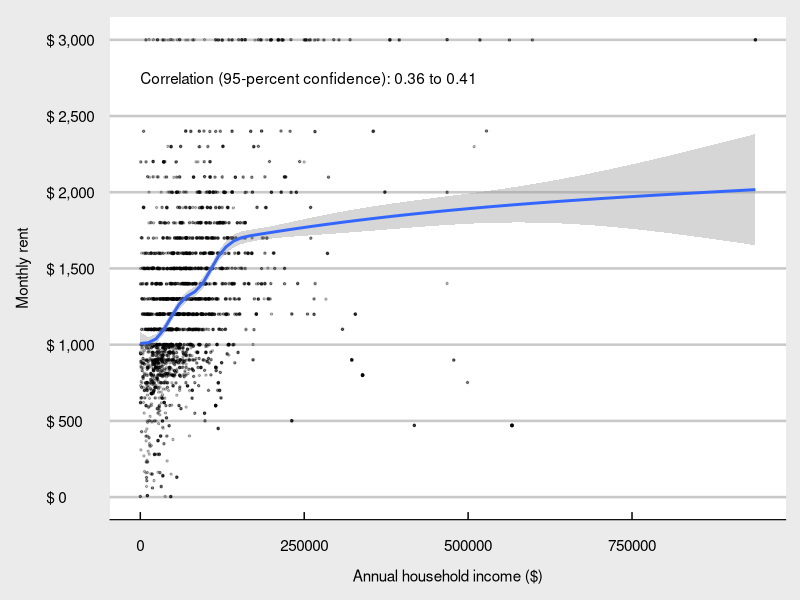
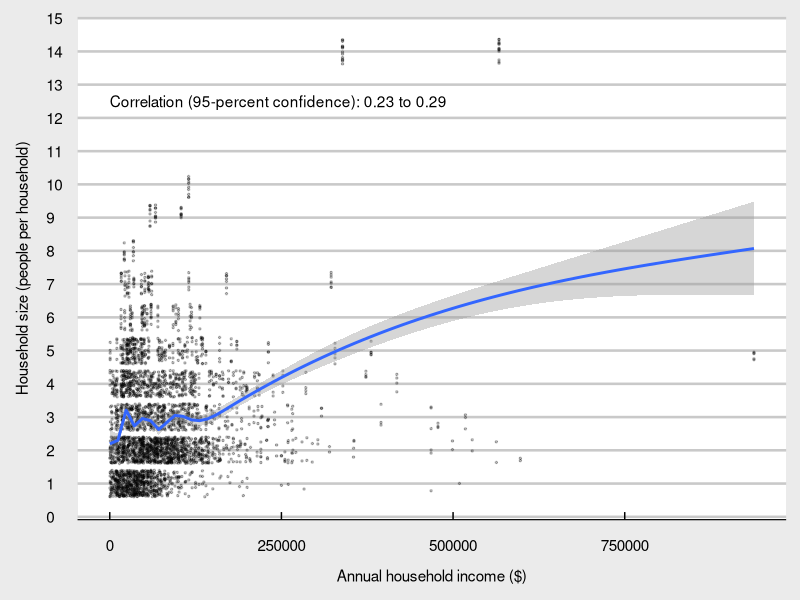
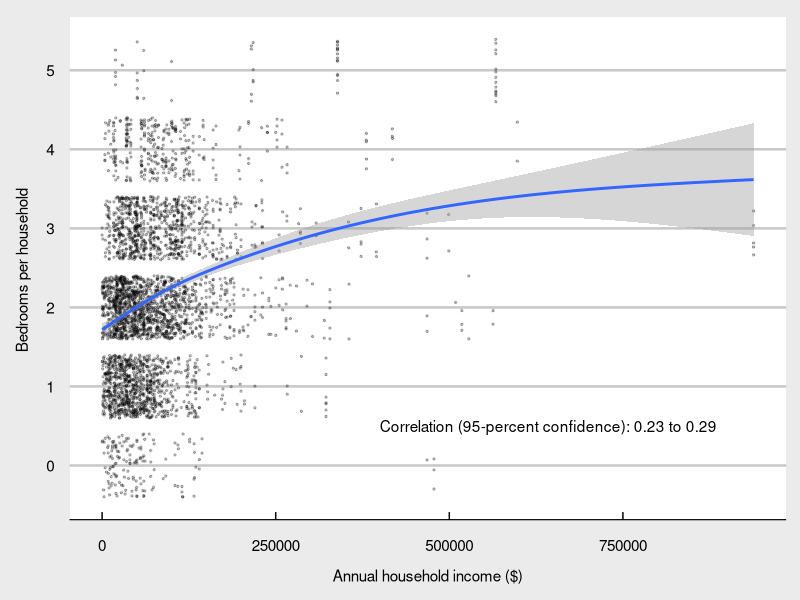
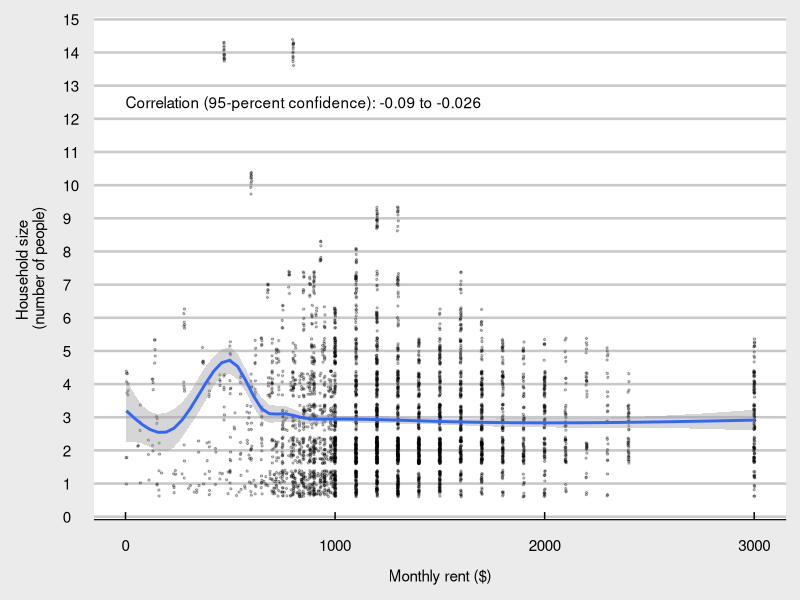
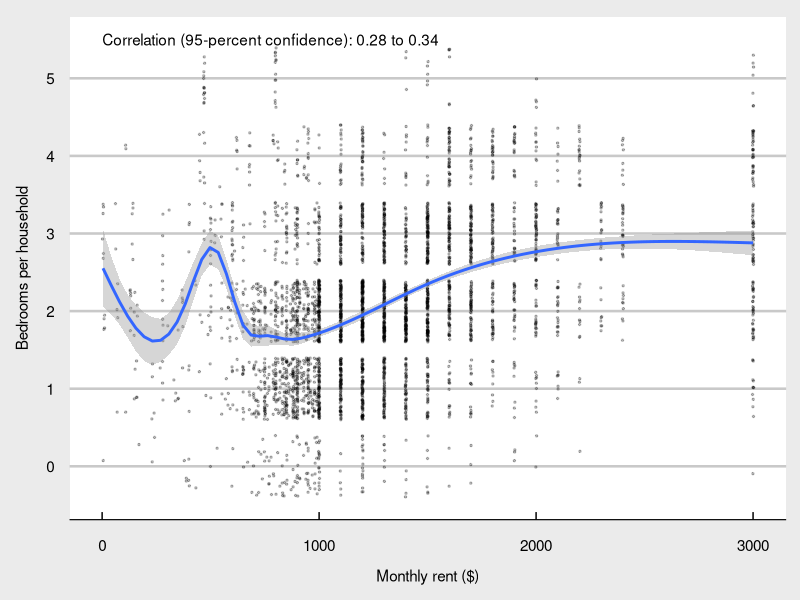
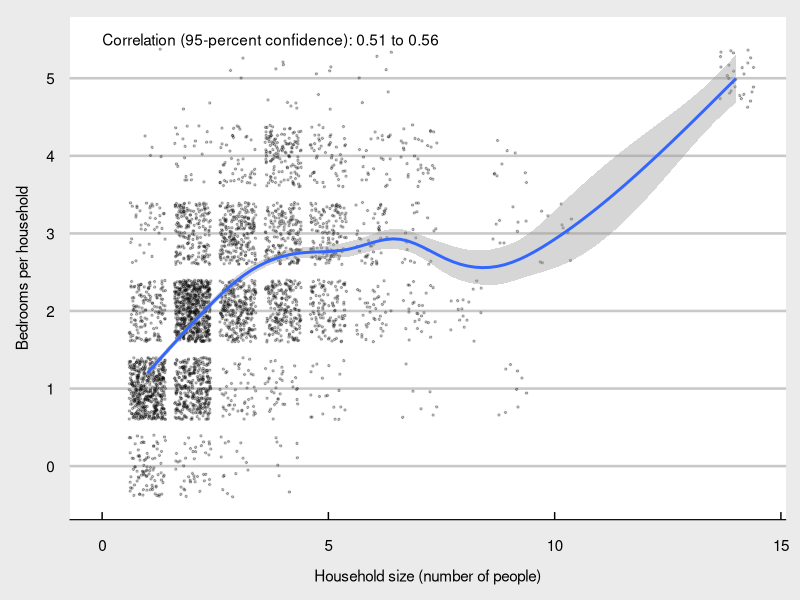
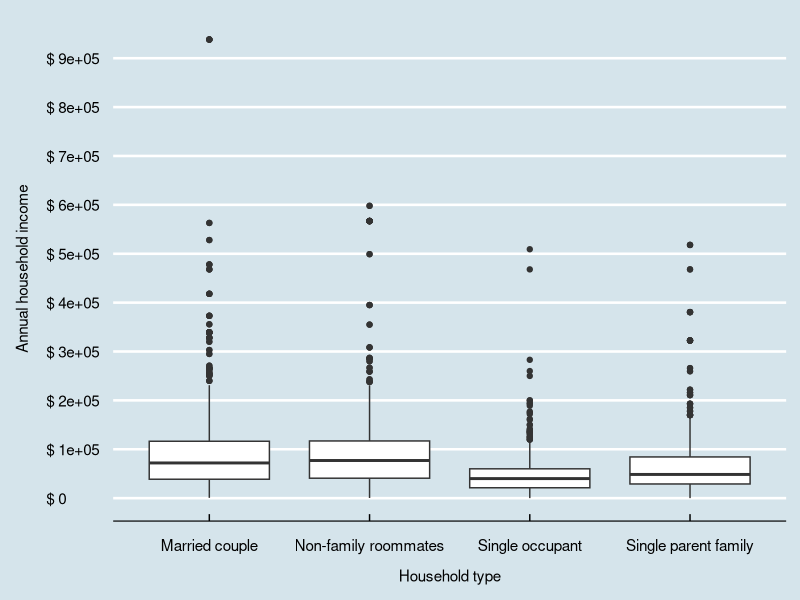
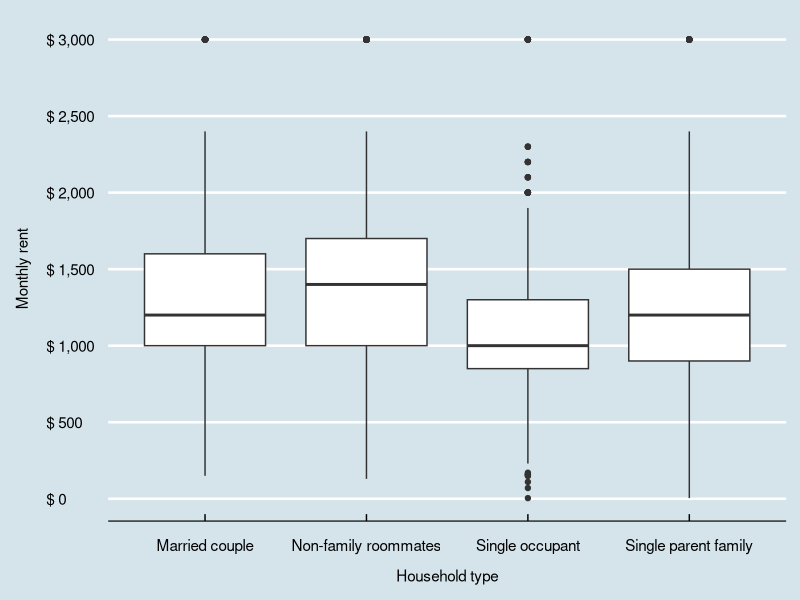

The R source for these figures, in order:
## ---- chunk 1
library(tidyverse)
library(ggplot2)
library(ggthemes)
library(viridis)
## ---- chunk 2
hh_data_a3 <- read.csv("TravisHH.csv") %>% 
  mutate(HHT_2 = case_when(
    HHT_label=="Married couple household"~"Married couple",
    HHT_label=="Other family household: Female householder, no spouse present"~"Single parent family",
    HHT_label=="Other family household: Male householder, no spouse present"~"Single parent family",
    HHT_label=="Nonfamily household: Male householder: Not living alone"~"Non-family roommates",
    HHT_label=="Nonfamily household: Female householder: Not living alone"~"Non-family roommates",
    HHT_label=="Nonfamily household: Female householder: Living alone"~"Single occupant",
    HHT_label=="Nonfamily household: Male householder: Living alone"~"Single occupant"))
## ---- chunk 3
correlation1 <- cor.test(hh_data_a3$HINCP, hh_data_a3$RNTP)

correlation1
## ---- chunk 4
ggplot(hh_data_a3, aes(x = HINCP, y = RNTP)) +
  geom_point(size = 0.5, alpha = 0.25, position = "jitter") +
  geom_smooth() +
  theme_economist_white() +
  scale_x_continuous(name = "\nAnnual household income ($)") +
  scale_y_continuous(name = "Monthly rent\n",
                     breaks = seq(0, 3000, by = 500),
                     labels = paste("$",
                                    prettyNum(seq(0, 3000, by = 500),
                                              big.mark = ","))) +
  annotate(geom = "text", x = 0, y = 2750,
           label = paste("Correlation (95-percent confidence):",
                         prettyNum(correlation1$conf.int[1], digits = 2),
                                    "to",
                                    prettyNum(correlation1$conf.int[2], digits = 2)),
                     hjust = 0)
## ---- chunk 5
correlation2 <- cor.test(hh_data_a3$HINCP, hh_data_a3$NP)

correlation2
## ---- chunk 6
ggplot(hh_data_a3, aes(x = HINCP, y = NP)) +
  geom_point(size = 0.5, alpha = 0.25, position = "jitter") +
  geom_smooth() +
  theme_economist_white() +
  scale_x_continuous(name = "\nAnnual household income ($)") +
  scale_y_continuous(name = "Household size (people per household)\n",
                     breaks = seq(0, 15, by = 1)) +
  annotate(geom = "text", x = 0, y = 12.5,
           label = paste("Correlation (95-percent confidence):",
                         prettyNum(correlation2$conf.int[1], digits = 2),
                                    "to",
                                    prettyNum(correlation2$conf.int[2], digits = 2)),
                     hjust = 0)
## ---- chunk 7
correlation3 <- cor.test(hh_data_a3$HINCP, hh_data_a3$BDSP)

correlation3
## ---- chunk 8
ggplot(hh_data_a3, aes(x = HINCP, y = BDSP)) +
  geom_point(size = 0.5, alpha = 0.25, position = "jitter") +
  geom_smooth() +
  theme_economist_white() +
  scale_x_continuous(name = "\nAnnual household income ($)") +
  scale_y_continuous(name = "Bedrooms per household \n",
                     breaks = seq(0, 6, by = 1)) +
  annotate(geom = "text", x = 400000, y = 0.5,
           label = paste("Correlation (95-percent confidence):",
                         prettyNum(correlation3$conf.int[1], digits = 2),
                                    "to",
                                    prettyNum(correlation3$conf.int[2], digits = 2)),
                     hjust = 0)
## ---- chunk 9
correlation4 <- cor.test(hh_data_a3$RNTP, hh_data_a3$NP)

correlation4
## ---- chunk 10
ggplot(hh_data_a3, aes(x = RNTP, y = NP)) +
  geom_point(size = 0.5, alpha = 0.25, position = "jitter") +
  geom_smooth() +
  theme_economist_white() +
  scale_x_continuous(name = "\nMonthly rent ($)") +
  scale_y_continuous(name = "Household size \n(number of people)\n",
                     breaks = seq(0, 15, by = 1)) +
  annotate(geom = "text", x = 0, y = 12.5,
           label = paste("Correlation (95-percent confidence):",
                         prettyNum(correlation4$conf.int[1], digits = 2),
                                    "to",
                                    prettyNum(correlation4$conf.int[2], digits = 2)),
                     hjust = 0)
## ---- chunk 11
correlation5 <- cor.test(hh_data_a3$RNTP, hh_data_a3$BDSP)

correlation5
## ---- chunk 12
ggplot(hh_data_a3, aes(x = RNTP, y = BDSP)) +
  geom_point(size = 0.5, alpha = 0.25, position = "jitter") +
  geom_smooth() +
  theme_economist_white() +
  scale_x_continuous(name = "\nMonthly rent ($)") +
  scale_y_continuous(name = "Bedrooms per household\n",
                     breaks = seq(0, 5, by = 1)) +
  annotate(geom = "text", x = 0, y = 5.5,
           label = paste("Correlation (95-percent confidence):",
                         prettyNum(correlation5$conf.int[1], digits = 2),
                                    "to",
                                    prettyNum(correlation5$conf.int[2], digits = 2)),
                     hjust = 0)
## ---- chunk 13
correlation6 <- cor.test(hh_data_a3$NP, hh_data_a3$BDSP)

correlation6
## ---- chunk 14
ggplot(hh_data_a3, aes(x = NP, y = BDSP)) +
  geom_point(size = 0.5, alpha = 0.25, position = "jitter") +
  geom_smooth() +
  theme_economist_white() +
  scale_x_continuous(name = "\nHousehold size (number of people)") +
  scale_y_continuous(name = "Bedrooms per household\n",
                     breaks = seq(0, 6, by = 1)) +
  annotate(geom = "text", x = 0, y = 5.5,
           label = paste("Correlation (95-percent confidence):",
                         prettyNum(correlation6$conf.int[1], digits = 2),
                                    "to",
                                    prettyNum(correlation6$conf.int[2], digits = 2)),
                     hjust = 0)
## ---- chunk 15
chi_sq <- chisq.test(hh_data_a3$BLDG_AGE_dec, hh_data_a3$HHT_2) 

chi_sq
## ---- chunk 16
chi_sq$observed
## ---- chunk 17
chi_sq$expected
## ---- chunk 18
anova1 <- aov(HINCP ~ HHT_2, data = hh_data_a3)

summary(anova1)

## ---- chunk 19
differences1 <- TukeyHSD(anova1)

as_tibble(cbind(pair = row.names(differences1$HHT_2),
                differences1$HHT_2))

## ---- chunk 20
ggplot(hh_data_a3, aes(x = HHT_2, y = HINCP)) +
  geom_boxplot() +
  theme_economist() +
  theme(axis.text.x = element_text(angle = 0)) +
  scale_x_discrete(name = "\nHousehold type") +
  scale_y_continuous(name = "Annual household income\n", 
                     breaks = seq(0, 1000000, by = 100000),
                     labels = paste("$", 
                                    prettyNum(seq(0, 1000000, by = 100000),
                                              big.mark = ",")))

## ---- chunk 21
anova2 <- aov(RNTP ~ HHT_2, data = hh_data_a3)

summary(anova2)

## ---- chunk 22
differences2 <- TukeyHSD(anova2)

as_tibble(cbind(pair = row.names(differences2$HHT_2),
                differences2$HHT_2))

## ---- chunk 23
ggplot(hh_data_a3, aes(x = HHT_2, y = RNTP)) +
  geom_boxplot() +
  theme_economist() +
  theme(axis.text.x = element_text(angle = 0)) +
  scale_x_discrete(name = "\nHousehold type") +
  scale_y_continuous(name = "Monthly rent\n", 
                     breaks = seq(0, 3000, by = 500),
                     labels = paste("$", 
                                    prettyNum(seq(0, 3000, by = 500),
                                              big.mark = ",")))

## ---- chunk 24
anova3 <- aov(NP ~ HHT_2, data = hh_data_a3)

summary(anova3)

## ---- chunk 25
differences3 <- TukeyHSD(anova3)

as_tibble(cbind(pair = row.names(differences3$HHT_2),
                differences3$HHT_2))

## ---- chunk 26
ggplot(hh_data_a3, aes(x = HHT_2, y = NP)) +
  geom_boxplot() +
  theme_economist() +
  theme(axis.text.x = element_text(angle = 0)) +
  scale_x_discrete(name = "\nHousehold type") +
  scale_y_continuous(name = "Household size (people)\n", 
                     breaks = seq(0, 15, by = 1),
                     labels = paste(prettyNum(seq(0, 15, by = 1))))

## ---- chunk 27
anova4 <- aov(BDSP ~ HHT_2, data = hh_data_a3)

summary(anova4)

## ---- chunk 28
differences4 <- TukeyHSD(anova4)

as_tibble(cbind(pair = row.names(differences4$HHT_2),
                differences4$HHT_2))

## ---- chunk 29
ggplot(hh_data_a3, aes(x = HHT_2, y = BDSP)) +
  geom_boxplot() +
  theme_economist() +
  theme(axis.text.x = element_text(angle = 0)) +
  scale_x_discrete(name = "\nHousehold type") +
  scale_y_continuous(name = "Bedrooms per household\n", 
                     breaks = seq(0, 6, by = 1),
                     labels = paste(prettyNum(seq(0, 6, by = 1))))

## ---- chunk 30
anova5 <- aov(HINCP ~ BLDG_AGE_dec, data = hh_data_a3)

summary(anova5)

## ---- chunk 31
differences5 <- TukeyHSD(anova5)

as_tibble(cbind(pair = row.names(differences5$BLDG_AGE_dec),
                differences5$BLDG_AGE_dec))

## ---- chunk 32
ggplot(hh_data_a3, aes(x = BLDG_AGE_dec, y = HINCP)) +
  geom_boxplot() +
  theme_economist() +
  theme(axis.text.x = element_text(angle = 0)) +
  scale_x_discrete(name = "\nDecade of construction") +
  scale_y_continuous(name = "Annual household income\n", 
                     breaks = seq(0, 1000000, by = 100000),
                     labels = paste("$",
                                    prettyNum(seq(0, 1000000, by = 100000))))

## ---- chunk 33
ggplot(hh_data_a3, aes(x = BLDG_AGE_dec, y = HINCP)) +
  geom_boxplot() +
  theme_economist() +
  theme(axis.text.x = element_text(angle = 0)) +
  scale_x_discrete(name = "\nDecade of construction") +
  scale_y_log10(name = "Annual household income\n", 
                     breaks = c(0, 100, 1000, 10000, 100000, 1000000),
                     labels = paste("$",
                                    prettyNum(c(0, 100, 1000, 10000, 100000, 1000000))))

## ---- chunk 34
anova6 <- aov(RNTP ~ BLDG_AGE_dec, data = hh_data_a3)

summary(anova6)

## ---- chunk 35
differences6 <- TukeyHSD(anova6)

as_tibble(cbind(pair = row.names(differences6$BLDG_AGE_dec),
                differences6$BLDG_AGE_dec))

## ---- chunk 36
ggplot(hh_data_a3, aes(x = BLDG_AGE_dec, y = RNTP)) +
  geom_boxplot() +
  theme_economist() +
  theme(axis.text.x = element_text(angle = 0)) +
  scale_x_discrete(name = "\nDecade of construction") +
  scale_y_continuous(name = "Monthly rent\n", 
                     breaks = seq(0, 3000, by = 500),
                     labels = paste("$",
                                    prettyNum(seq(0, 3000, by = 500))))

## ---- chunk 37
anova7 <- aov(NP ~ BLDG_AGE_dec, data = hh_data_a3)

summary(anova7)

## ---- chunk 38
differences7 <- TukeyHSD(anova7)

as_tibble(cbind(pair = row.names(differences7$BLDG_AGE_dec),
                differences7$BLDG_AGE_dec))

## ---- chunk 39
ggplot(hh_data_a3, aes(x = BLDG_AGE_dec, y = NP)) +
  geom_boxplot() +
  theme_economist() +
  theme(axis.text.x = element_text(angle = 0)) +
  scale_x_discrete(name = "\nDecade of construction") +
  scale_y_continuous(name = "Household size (people)\n", 
                     breaks = seq(0, 15, by = 1),
                     labels = paste(prettyNum(seq(0, 15, by = 1))))

## ---- chunk 40
anova8 <- aov(BDSP ~ BLDG_AGE_dec, data = hh_data_a3)

summary(anova8)

## ---- chunk 41
differences8 <- TukeyHSD(anova8)

as_tibble(cbind(pair = row.names(differences8$BLDG_AGE_dec),
                differences8$BLDG_AGE_dec))

## ---- chunk 42
ggplot(hh_data_a3, aes(x = BLDG_AGE_dec, y = BDSP)) +
  geom_boxplot() +
  theme_economist() +
  theme(axis.text.x = element_text(angle = 0)) +
  scale_x_discrete(name = "\nDecade of construction") +
  scale_y_continuous(name = "Bedrooms per household\n", 
                     breaks = seq(0, 6, by = 1),
                     labels = paste(prettyNum(seq(0, 6, by = 1))))

